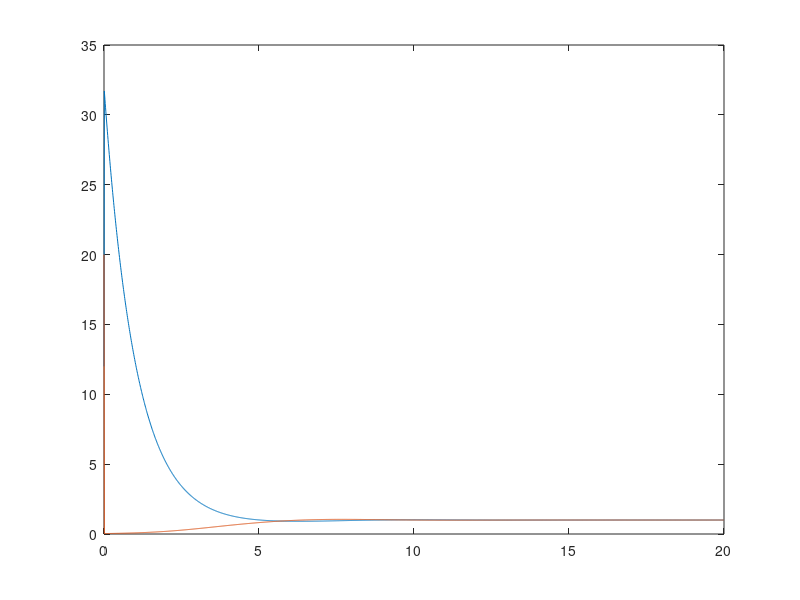

The MATLAB source for this figure:
% cosas que varian para encontrar las soluciones
% hay que hacer variar h, el extremo final de t
% Y que es el vector de condiciones iniciales
% a y b que son constantes
% el primer plot muestra ambas f en función del tiempo
% el segundo, y en función de x

h = 0.01;
t = 0:h:20;

Y = [ 12, 20 ];


function xdot = f (x, t)
  a = 1; b = 1;
  xdot = zeros (2,1);
  xdot(1) = 1-(b+1)*x(1)+a*(x(1)^2)*x(2);
  xdot(2) = b*x(1) - a*(x(1)^2)*x(2);
endfunction

y = lsode('f',Y,t);

[y(:,1)(end), y(:,2)(end)]

plot(t, y)

% plot(y(:,1), y(:,2), 'g');